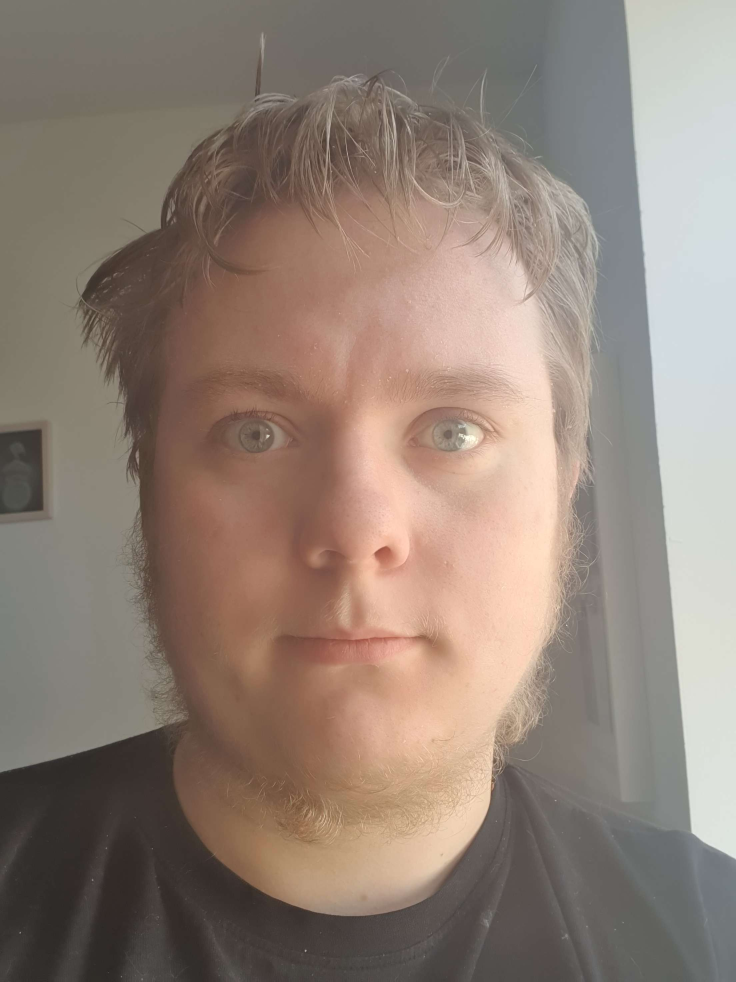
#> input picture Sources/still_image.jpg, 2208 x 2944 px (shown at 1/3 size)
$ python naloga2.py
#> lines starting #> are read from the running program, lines starting #| are printed output that depends on the picture
import math

import cv2 as cv
import numpy as np


def konvolucija(slika, jedro):
    '''Izvede konvolucijo nad sliko. Brez uporabe funkcije cv.filter2D, ali katerekoli druge funkcije, ki izvaja konvolucijo.
    Funkcijo implementirajte sami z uporabo zank oz. vektorskega računanja.'''
    output = slika.copy()
    vis, sir = slika.shape
    vis_j, sir_j = jedro.shape
    vispad = vis_j // 2
    sirpad = sir_j // 2
    calc = np.pad(slika, ((vispad, vispad), (sirpad, sirpad)), 'reflect')

    for i in range(vis):
        for j in range(sir):
            output[i, j] = np.sum(calc[i:(vispad * 2 + 1 + i), j:(sirpad * 2 + 1 + j)] * jedro)

    return output


def filtriraj_z_gaussovim_jedrom(slika, sigma):
    '''Filtrira sliko z Gaussovim jedrom..'''
    velikost_jedra = int(2 * sigma * 2 + 1)
    k = np.float32(velikost_jedra / 2 - 1 / 2)
    jedro = np.zeros((velikost_jedra, velikost_jedra))
    for i in range(velikost_jedra):
        for j in range(velikost_jedra):
            a = 1 / (2 * np.pi * sigma ** 2)
            b = -(((i - k) ** 2 + (j - k) ** 2) / (2 * sigma ** 2))
            jedro[i, j] = a * np.exp(b)
    return konvolucija(slika, jedro)


def filtriraj_sobel_smer(slika):
    '''Filtrira sliko z Sobelovim jedrom in označi gradiente v orignalni sliki glede na ustrezen pogoj.'''
    jedro = np.array([[1, 2, 1],
                      [0, 0, 0],
                      [-1, -2, -1]])

    return konvolucija(slika, jedro)


if __name__ == '__main__':
    pics = ["Sources/still_image.jpg", ".utils/lenna.png"]
    cv.namedWindow("pic_window")
    key = ord('a')
    for item in pics:
        cv.setWindowTitle("pic_window", "Input image")
        for do in range(4):
            slika = cv.imread(item)
#> slika is the input picture: shape (2944, 2208, 3); mean B, G, R 118.3, 129.1, 144.8
            if do == 1:
                cv.setWindowTitle("pic_window", "Normal light")
            elif do == 2:
                cv.setWindowTitle("pic_window", "Bright light")
                slika = cv.convertScaleAbs(slika, beta=100)
            elif do == 3:
                cv.setWindowTitle("pic_window", "Dark light")
                slika = cv.convertScaleAbs(slika, beta=-100)
            slika = cv.resize(slika, (500, 500))
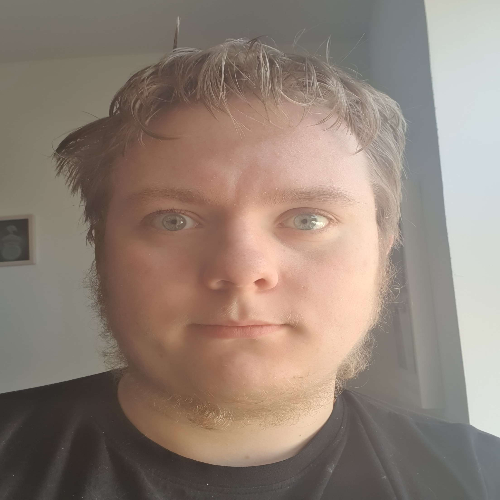
#> slika: shape (500, 500, 3); mean B, G, R 118.2, 129, 144.8
            show = slika
            if do > 0:
                slika = cv.cvtColor(slika, cv.COLOR_BGR2GRAY)
                slika = filtriraj_sobel_smer(slika)
                show = cv.cvtColor(slika, cv.COLOR_GRAY2BGR)
                vis, sir = slika.shape
                for i in range(vis):
                    for j in range(sir):
                        if slika[i, j] > 120:
                            show[i, j] = (255, 0, 0)
                            # show[i, j] = (255, slika[i, j] / 2, slika[i, j] / 2)
            cv.imshow("pic_window", show)
            key = cv.waitKey(0)
#> (key q is pressed here)
            cv.destroyAllWindows()
            if key == ord('q') or key == ord('n'):
                break
        if key == ord('q'):
            break
    pass
